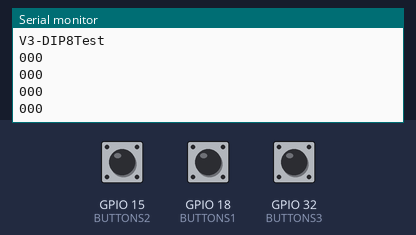
The program below on a simulated ESP32. Parts: the last lines printed to the serial monitor. The test bench sets the inputs (shaded band); at power-on: GPIO 15 (BUTTONS2) LOW, GPIO 18 (BUTTONS1) LOW, GPIO 32 (BUTTONS3) LOW.

Above: at 1.8 s.
1.9 s: GPIO 15 (BUTTONS2) pulled HIGH for 0.6 s
At 2.4 s:
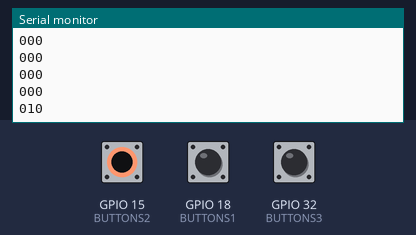
4.0 s: GPIO 18 (BUTTONS1) pulled HIGH for 0.6 s
At 4.4 s:
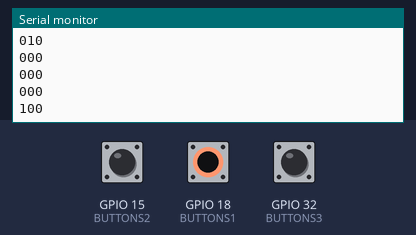
6.1 s: GPIO 32 (BUTTONS3) pulled HIGH for 0.6 s
At 6.9 s:
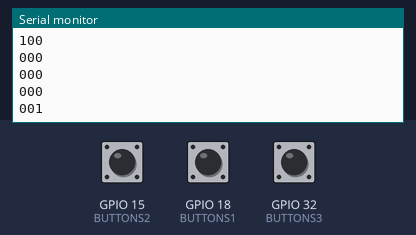
Timing chart, 0 to 9.1 s (numbered marks = the images above; inputs shaded):
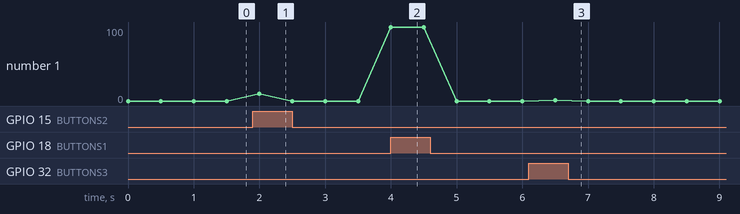

The program:

main.cpp
```cpp
#include <Arduino.h>


// GP18
#define BUTTONS1 18
// GP09
#define BUTTONS2 15
// GP08
#define BUTTONS3 32


void setup() {
  // put your setup code here, to run once:
  pinMode(BUTTONS1, INPUT);
  pinMode(BUTTONS2, INPUT);
  pinMode(BUTTONS3, INPUT);


  Serial.begin(115200);
  Serial.println("\nV3-DIP8Test");
}

void loop() {
  // put your main code here, to run repeatedly:


  Serial.print(digitalRead(BUTTONS1));
  Serial.print(digitalRead(BUTTONS2));
  Serial.println(digitalRead(BUTTONS3));
  delay(500);
}
```

Measured:
- after the input at 1.9 s, the serial monitor: prints a new line after 0.10 s (image 1)
- after the input at 4.0 s, the serial monitor: prints a new line at once (image 2)
- after the input at 6.1 s, the serial monitor: prints a new line after 0.40 s (image 3)
